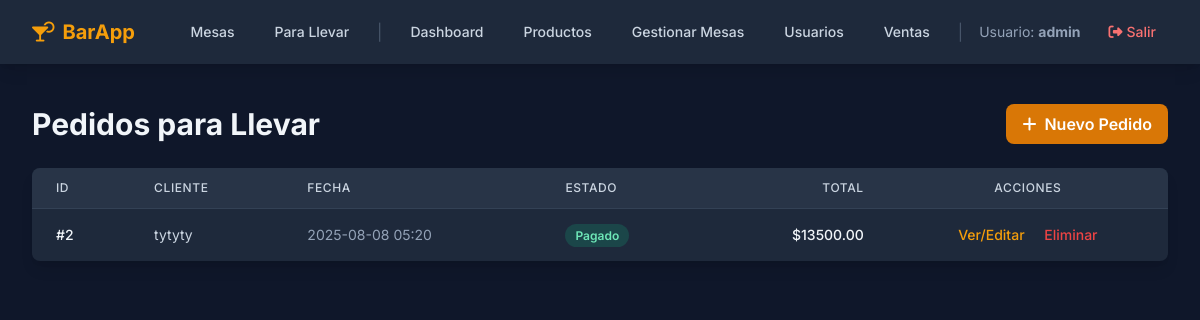
Page /mozo/takeaway (signed in) on the committed database.
### app/models.py (models this page shows, shortened)
class User(UserMixin, db.Model):
    id = db.Column(db.Integer, primary_key=True)
    username = db.Column(db.String(80), unique=True, nullable=False)
    password_hash = db.Column(db.String(256), nullable=False)
    role = db.Column(db.String(20), nullable=False, default='mozo')

class Order(db.Model):
    id = db.Column(db.Integer, primary_key=True)
    type = db.Column(db.String(20), nullable=False)
    status = db.Column(db.String(20), nullable=False, default='Pendiente')
    customer_name = db.Column(db.String(100), nullable=True)
    total_amount = db.Column(db.Float, nullable=True, default=0.0)
    payment_method = db.Column(db.String(50), nullable=True) # NUEVO CAMPO
    created_at = db.Column(db.DateTime, default=datetime.utcnow)
    updated_at = db.Column(db.DateTime, default=datetime.utcnow, onupdate=datetime.utcnow)
    table_id = db.Column(db.Integer, db.ForeignKey('table.id'), nullable=True)
    table_assigned = db.relationship('Table', back_populates='orders')
    items = db.relationship('OrderItem', back_populates='order', cascade="all, delete-orphan")

### app/mozo.py (the view)
@mozo_bp.route('/takeaway')
@mozo_required
def takeaway_orders_view():
    orders = Order.query.filter_by(type='Para Llevar').order_by(Order.created_at.desc()).all()
    return render_template('mozo/takeaway_orders.html', orders=orders, title="Pedidos para Llevar")

### app/utils.py (called while the page is built)
def mozo_required(f):
    @wraps(f)
    def decorated_function(*args, **kwargs):
        if not current_user.is_authenticated or current_user.role not in ['admin', 'mozo']:
            flash("No tienes permiso para acceder a esta página.", "danger")
            return redirect(url_for('auth.login'))
        return f(*args, **kwargs)
    return decorated_function

### app/templates/mozo/takeaway_orders.html (shortened to what this page needs)
{% extends "layout.html" %}
{% block content %}
<div class="flex justify-between items-center mb-6">
    <h1 class="text-3xl font-bold text-slate-100">Pedidos para Llevar</h1>
    <a href="{{ url_for('mozo.new_takeaway_order') }}" class="px-4 py-2 rounded-lg font-semibold bg-amber-600 hover:bg-amber-700 transition-colors text-white">
        <i class="fa-solid fa-plus mr-2"></i>Nuevo Pedido
    </a>
</div>
<div class="bg-slate-800 shadow-lg rounded-lg overflow-x-auto">
    <table class="min-w-full divide-y divide-slate-700">
        <thead class="bg-slate-700/50">
            <tr>
                <th class="px-6 py-3 text-left text-xs font-medium text-slate-300 uppercase tracking-wider">ID</th>
                <th class="px-6 py-3 text-left text-xs font-medium text-slate-300 uppercase tracking-wider">Cliente</th>
                <th class="px-6 py-3 text-left text-xs font-medium text-slate-300 uppercase tracking-wider">Fecha</th>
                <th class="px-6 py-3 text-left text-xs font-medium text-slate-300 uppercase tracking-wider">Estado</th>
                <th class="px-6 py-3 text-right text-xs font-medium text-slate-300 uppercase tracking-wider">Total</th>
                <th class="px-6 py-3 text-center text-xs font-medium text-slate-300 uppercase tracking-wider">Acciones</th>
            </tr>
        </thead>
        <tbody class="divide-y divide-slate-700">
            {% for order in orders %}
            <tr class="hover:bg-slate-700/50">
                <td class="px-6 py-4 whitespace-nowrap text-sm font-medium text-slate-100">#{{ order.id }}</td>
                <td class="px-6 py-4 whitespace-nowrap text-sm text-slate-300">{{ order.customer_name }}</td>
                <td class="px-6 py-4 whitespace-nowrap text-sm text-slate-400">{{ order.created_at.strftime('%Y-%m-%d %H:%M') }}</td>
                <td class="px-6 py-4 whitespace-nowrap text-sm">
                    <span class="px-2.5 py-1 text-xs font-semibold rounded-full
                        {% if order.status == 'Pendiente' %}bg-amber-500/20 text-amber-300
                        {% elif order.status == 'Pagado' %}bg-emerald-500/20 text-emerald-300
                        {% elif order.status == 'Cancelado' or order.status == 'Venta Anulada' %}bg-red-500/20 text-red-300
                        {% else %}bg-slate-500/20 text-slate-300{% endif %}">
                        {{ order.status }}
                    </span>
                </td>
                <td class="px-6 py-4 whitespace-nowrap text-sm font-medium text-slate-100 text-right">${{ "%.2f"|format(order.total_amount if order.total_amount is not none else 0.0) }}</td>
                <td class="px-6 py-4 whitespace-nowrap text-sm font-medium text-center">
                    <a href="{{ url_for('mozo.takeaway_order_detail', order_id=order.id) }}" class="text-amber-500 hover:text-amber-400 transition-colors mr-4">Ver/Editar</a>
                    {% if order.status in ['Pagado', 'Cancelado', 'Venta Anulada'] %}
                    <form action="{{ url_for('mozo.delete_takeaway_order', order_id=order.id) }}" method="POST" class="inline-block" onsubmit="return confirm('¿Estás seguro de que quieres eliminar este pedido de la lista? Esta acción es permanente.');">
                        <button type="submit" class="text-red-500 hover:text-red-400 transition-colors">Eliminar</button>
                    </form>
                    {% endif %}
                </td>
            </tr>
            {% else %}
            <tr>
                <td colspan="6" class="px-6 py-10 text-center text-sm text-slate-500">No hay pedidos para llevar.</td>
            </tr>
            {% endfor %}
        </tbody>
    </table>
</div>
{% endblock %}

### app/templates/layout.html (shortened to what this page needs)
<!DOCTYPE html>
<html lang="es">
<head>
    <script src="https://cdn.tailwindcss.com"></script>
    <link rel="stylesheet" href="https://cdnjs.cloudflare.com/ajax/libs/font-awesome/6.4.0/css/all.min.css">
</head>
<body class="bg-slate-900 text-slate-200">
    <nav class="bg-slate-800 shadow-lg sticky top-0 z-50">
        <div class="max-w-7xl mx-auto px-4 sm:px-6 lg:px-8">
            <div class="flex justify-between items-center h-16">
                <div class="flex-shrink-0">
                    <a class="text-xl font-bold text-amber-500 hover:text-amber-400 transition-colors" href="{{ url_for('index') }}">
                        <i class="fa-solid fa-martini-glass-citrus mr-2"></i>BarApp
                    </a>
                </div>
                <div class="hidden md:flex items-center space-x-4">
                    {% if current_user.is_authenticated %}
                        <a href="{{ url_for('mozo.tables_view') }}" class="px-3 py-2 rounded-md text-sm font-medium text-slate-300 hover:bg-slate-700 hover:text-white transition-colors">Mesas</a>
                        <a href="{{ url_for('mozo.takeaway_orders_view') }}" class="px-3 py-2 rounded-md text-sm font-medium text-slate-300 hover:bg-slate-700 hover:text-white transition-colors">Para Llevar</a>
                        {% if current_user.role == 'admin' %}
                            <span class="text-slate-600">|</span>
                            <a href="{{ url_for('admin.dashboard') }}" class="px-3 py-2 rounded-md text-sm font-medium text-slate-300 hover:bg-slate-700 hover:text-white transition-colors">Dashboard</a>
                            <a href="{{ url_for('admin.products') }}" class="px-3 py-2 rounded-md text-sm font-medium text-slate-300 hover:bg-slate-700 hover:text-white transition-colors">Productos</a>
                            <a href="{{ url_for('admin.manage_tables') }}" class="px-3 py-2 rounded-md text-sm font-medium text-slate-300 hover:bg-slate-700 hover:text-white transition-colors">Gestionar Mesas</a>
                            <a href="{{ url_for('admin.manage_users') }}" class="px-3 py-2 rounded-md text-sm font-medium text-slate-300 hover:bg-slate-700 hover:text-white transition-colors">Usuarios</a>
                            <a href="{{ url_for('admin.sales_log') }}" class="px-3 py-2 rounded-md text-sm font-medium text-slate-300 hover:bg-slate-700 hover:text-white transition-colors">Ventas</a>
                        {% endif %}
                        <span class="text-slate-600">|</span>
                        <span class="text-slate-400 text-sm">Usuario: <strong>{{ current_user.username }}</strong></span>
                        <a href="{{ url_for('auth.logout') }}" class="px-3 py-2 rounded-md text-sm font-medium text-red-400 hover:bg-red-500 hover:text-white transition-colors">
                            <i class="fa-solid fa-right-from-bracket mr-1"></i>Salir
                        </a>
                    {% else %}
                        <a href="{{ url_for('auth.login') }}" class="px-3 py-2 rounded-md text-sm font-medium text-slate-300 hover:bg-slate-700 hover:text-white transition-colors">Ingresar</a>
                    {% endif %}
                </div>
            </div>
        </div>
    </nav>
    <main class="max-w-7xl mx-auto mt-6 px-4 sm:px-6 lg:px-8 py-4">
        {% block content %}{% endblock %}
    </main>
</body>
</html>

### app/templates/layout.html (style rules this page uses)
body { font-family: 'Inter', sans-serif; -webkit-font-smoothing: antialiased; -moz-osx-font-smoothing: grayscale; }

### rows in the picture
User: username "admin"
Order: id "2", customer_name "tytyty", created_at "2025-08-08 05:20", status "Pagado", total_amount "13500.00"
